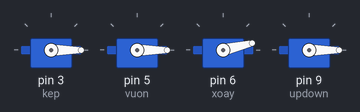
The sketch below on a simulated Arduino Uno, built with avr-gcc and run on an emulated ATmega328P. Shown: 4 × servo.

Above: at 0.15 s.
At 4.0 s:
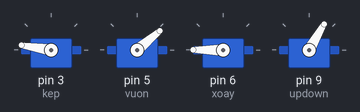
At 8.3 s:
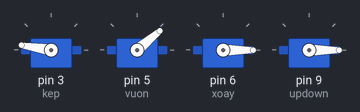
At 16.3 s:
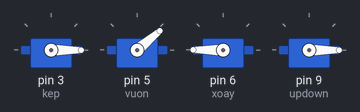
At 24.2 s:
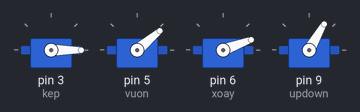
At 34.2 s:
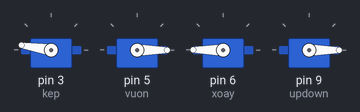
Timing chart, 0 to 40.0 s (numbered marks = the images above):
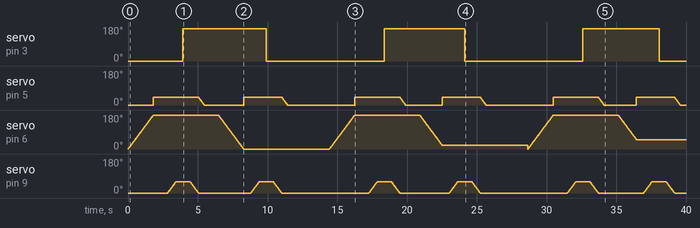

The sketch:

canhtayrobot.ino
```cpp
#include <Servo.h>
Servo updown;
Servo vuon;
Servo kep;
Servo xoay;
void setup() {
  kep.attach(3);
  vuon.attach(5);
  xoay.attach(6);
  updown.attach(9);

  updown.write(0);
  vuon.write(0);
  kep.write(0);
  xoay.write(0);
}

void loop() {
  RED();
  delay(2000);
  GREEN();
  delay(2000);
  BLUE();
  delay(2000);
}
void RED(void) {
  for (int i = 0; i <= 180; i++) {
    xoay.write(i);
    delay(10);
  }

  vuon.write(40);
  delay(1000);
  for (int i = 0; i < 61; i++) {
    updown.write(i);
    delay(10);
  }
  delay(500);
  kep.write(171);
  delay(500);

  for (int i = 60; i >= 0; i--) {
    updown.write(i);
    delay(10);
  }

  for (int i = 40; i >= 0; i--) {
    vuon.write(i);
    delay(10);
  }
  delay(1000);

  for (int i = 180; i >= 0; i--) {
    xoay.write(i);
    delay(10);
  }


  vuon.write(40);
  delay(500);
  for (int i = 0; i < 61; i++) {
    updown.write(i);
    delay(10);
  }
  delay(500);

  kep.write(0);
  delay(500);

  for (int i = 60; i >= 0; i--) {
    updown.write(i);
    delay(10);
  }

  for (int i = 40; i >= 0; i--) {
    vuon.write(i);
    delay(10);
  }
  delay(1000);
}
void GREEN(void) {
  for (int i = 0; i <= 180; i++) {
    xoay.write(i);
    delay(10);
  }

  vuon.write(40);
  delay(1000);
  for (int i = 0; i < 61; i++) {
    updown.write(i);
    delay(10);
  }
  delay(500);
  kep.write(171);
  delay(500);

  for (int i = 60; i >= 0; i--) {
    updown.write(i);
    delay(10);
  }

  for (int i = 40; i >= 0; i--) {
    vuon.write(i);
    delay(10);
  }
  delay(1000);

  for (int i = 180; i >= 20; i--) {
    xoay.write(i);
    delay(10);
  }


  vuon.write(40);
  delay(500);
  for (int i = 0; i < 61; i++) {
    updown.write(i);
    delay(10);
  }
  delay(500);

  kep.write(0);
  delay(500);

  for (int i = 60; i >= 0; i--) {
    updown.write(i);
    delay(10);
  }

  for (int i = 40; i >= 0; i--) {
    vuon.write(i);
    delay(10);
  }
  delay(1000);
}
void BLUE(void) {
  for (int i = 0; i <= 180; i++) {
    xoay.write(i);
    delay(10);
  }

  vuon.write(40);
  delay(1000);
  for (int i = 0; i < 61; i++) {
    updown.write(i);
    delay(10);
  }
  delay(500);
  kep.write(171);
  delay(500);

  for (int i = 60; i >= 0; i--) {
    updown.write(i);
    delay(10);
  }

  for (int i = 40; i >= 0; i--) {
    vuon.write(i);
    delay(10);
  }
  delay(1000);

  for (int i = 180; i >= 50; i--) {
    xoay.write(i);
    delay(10);
  }


  vuon.write(40);
  delay(500);
  for (int i = 0; i < 61; i++) {
    updown.write(i);
    delay(10);
  }
  delay(500);

  kep.write(0);
  delay(500);

  for (int i = 60; i >= 0; i--) {
    updown.write(i);
    delay(10);
  }

  for (int i = 40; i >= 0; i--) {
    vuon.write(i);
    delay(10);
  }
  delay(1000);
}
```

Measured:
- by itself, servo on pin 3 (kep): alternates 171° for 5.8 s and 0° for 8.5 s
